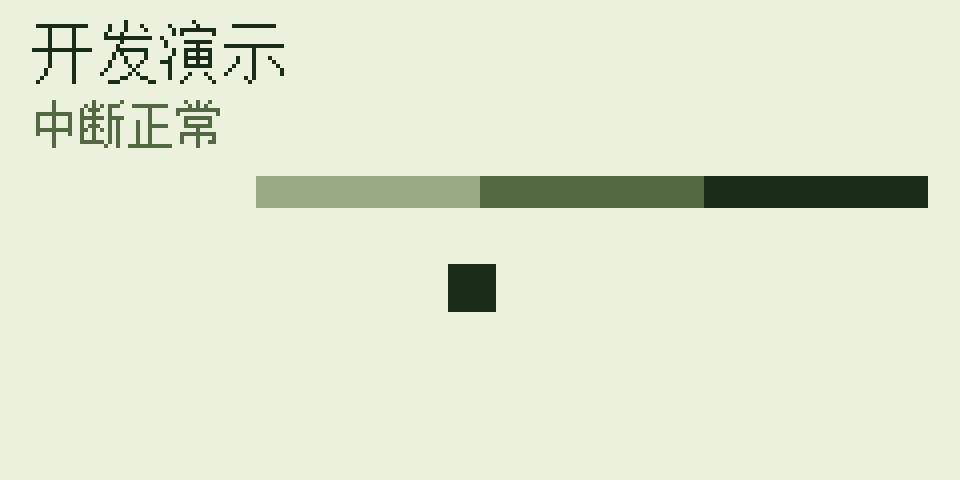
#> input picture validation/hello.png, 960 x 480 px
$ python convert_icon.py ../validation/hello.png
#> lines starting #> are read from the running program, lines starting #| are printed output that depends on the picture
"""Convert a PNG to a BBK7980 icon; optionally preview the visible 32x24 area."""
from pathlib import Path
import argparse

WIDTH = 32
VISIBLE_HEIGHT = 24
STORED_HEIGHT = 32
ICON_BYTES = WIDTH * STORED_HEIGHT // 4


def pillow():
    try:
        from PIL import Image, ImageOps
    except ImportError as exc:
        raise RuntimeError('PNG icons/previews require Pillow: python -m pip install -r requirements-images.txt') from exc
    return Image, ImageOps


def png_icon(path):
    """Fit the whole picture inside the visible area; do not crop its bottom."""
    Image, ImageOps = pillow()
    with Image.open(path) as source:
#> source is the input picture: PIL image 960x480 RGB; mean R, G, B 224.4, 231.3, 209.6
        if source.format != 'PNG':
            raise ValueError('Expected a PNG image')
        rgba = ImageOps.exif_transpose(source).convert('RGBA')
        background = Image.new('RGBA', rgba.size, (255, 255, 255, 255))
#> background: PIL image 960x480 RGBA; every value is 255
        background.alpha_composite(rgba)
        gray = background.convert('L')
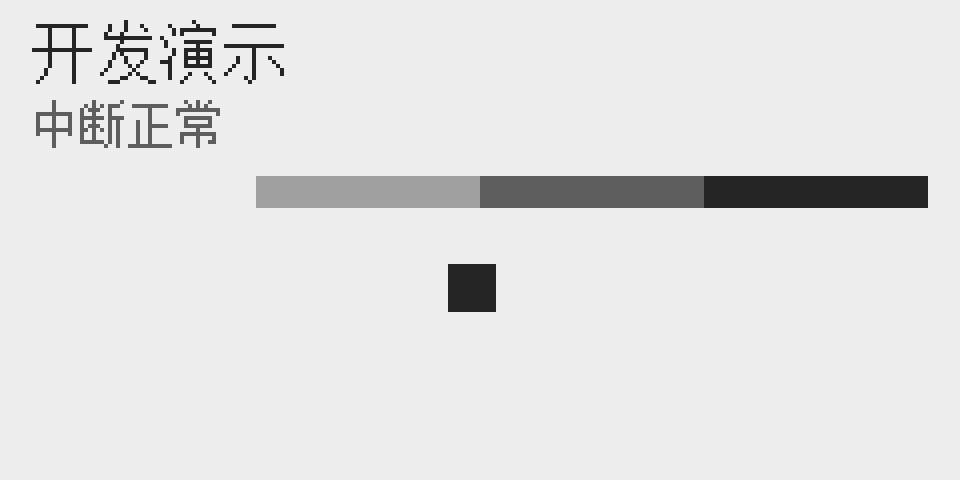
#> gray: PIL image 960x480 L; min 37, max 237, mean 227
    fitted = ImageOps.contain(gray, (WIDTH, VISIBLE_HEIGHT), method=Image.Resampling.LANCZOS)
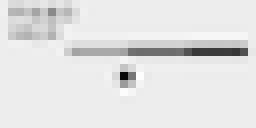
#> fitted: PIL image 32x16 L (shown 8 times larger); min 9, max 253, mean 226.9
    canvas = Image.new('L', (WIDTH, STORED_HEIGHT), 255)
#> canvas: PIL image 32x32 L; every value is 255
    canvas.paste(fitted, ((WIDTH - fitted.width) // 2, (VISIBLE_HEIGHT - fitted.height) // 2))
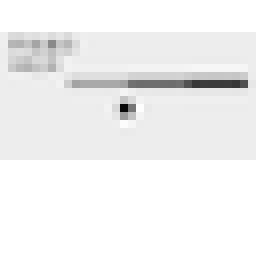
#> canvas: PIL image 32x32 L (shown 8 times larger); min 9, max 255, mean 241
    # Nearest of white/light-gray/dark-gray/black; deterministic, no dithering.
    pixels = bytes((255 - value + 42) // 85 for value in canvas.tobytes())
    return bytes(sum(pixels[i + j] << (6 - 2 * j) for j in range(4))
                 for i in range(0, len(pixels), 4))


def load_icon(path):
    path = Path(path)
    if path.suffix.lower() == '.png':
        return png_icon(path)
    data = path.read_bytes()
    if len(data) != ICON_BYTES:
        raise ValueError('Raw icon must be 256 bytes (32x32, packed 2bpp); PNG input must use .png')
    return data


def save_preview(data, path):
    Image, _ = pillow()
    if len(data) != ICON_BYTES:
        raise ValueError('Icon must be 256 bytes')
    pixels = bytes(255 - ((value >> shift) & 3) * 85
                   for value in data[:WIDTH * VISIBLE_HEIGHT // 4]
                   for shift in (6, 4, 2, 0))
    image = Image.frombytes('L', (WIDTH, VISIBLE_HEIGHT), pixels)
    image.save(path, format='PNG')


def main():
    parser = argparse.ArgumentParser(description=__doc__)
    parser.add_argument('input', type=Path, help='PNG image, or an existing 256-byte raw icon')
    parser.add_argument('-o', '--output', type=Path, help='Output .bin; defaults to INPUT with .bin suffix')
    parser.add_argument('--preview', type=Path, help='Also save a 32x24 grayscale PNG preview')
    args = parser.parse_args()
    output = args.output or args.input.with_suffix('.bin')
    paths = [args.input.resolve(), output.resolve()]
    if args.preview:
        paths.append(args.preview.resolve())
    if len(set(paths)) != len(paths):
        parser.error('Input, output and preview must be different files')
    try:
        data = load_icon(args.input)
        output.parent.mkdir(parents=True, exist_ok=True)
        if args.preview:
            args.preview.parent.mkdir(parents=True, exist_ok=True)
            save_preview(data, args.preview)
        output.write_bytes(data)
    except (OSError, ValueError, RuntimeError) as exc:
        parser.exit(1, f'Error: {exc}\n')
    print(f'{output}: {len(data)} bytes; desktop visible area 32x24')
#| ../validation/hello.bin: 256 bytes; desktop visible area 32x24
    if args.preview:
        print(f'Preview: {args.preview}')


if __name__ == '__main__':
    main()

$ run again, on validation/minesweeper-won.png
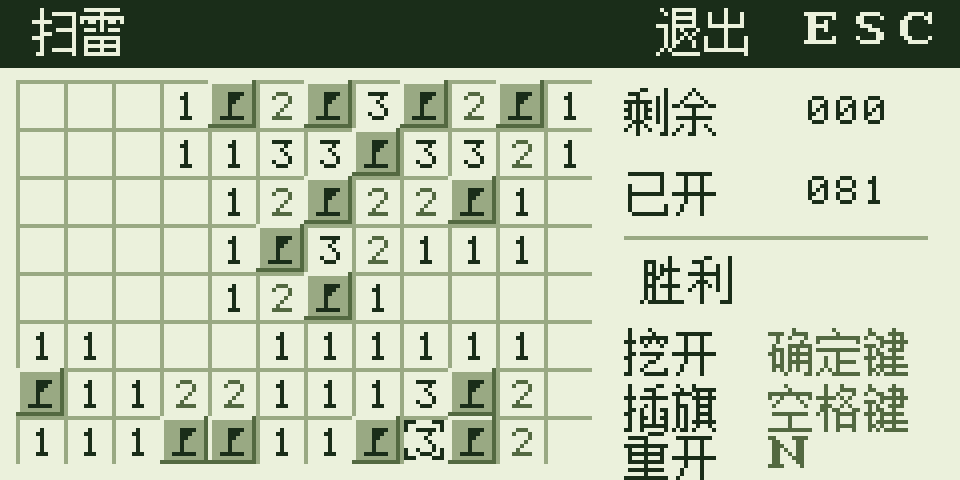
#> input picture validation/minesweeper-won.png, 960 x 480 px
#> in png_icon, source is the input picture: PIL image 960x480 RGB; mean R, G, B 183.6, 193.6, 170.3
#> background: PIL image 960x480 RGBA; every value is 255
#> in png_icon, `gray = background.convert('L')`:
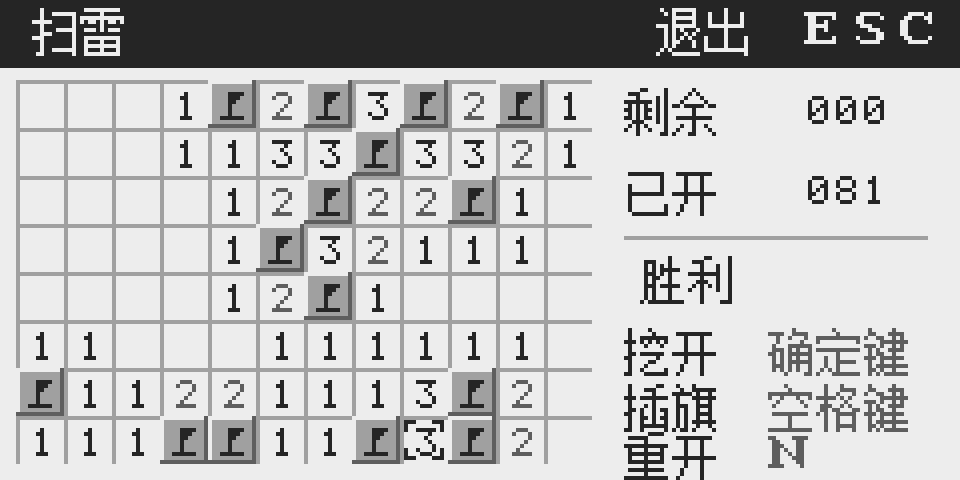
#> gray: PIL image 960x480 L; min 37, max 237, mean 188.1
#> in png_icon, `canvas.paste(fitted, ((WIDTH - fitted.width) // 2, (VISIBLE_HEIGHT - f..`:
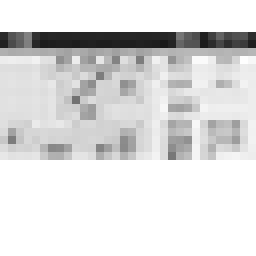
#> canvas: PIL image 32x32 L (shown 8 times larger); min 26, max 255, mean 221.5
#| ../validation/minesweeper-won.bin: 256 bytes; desktop visible area 32x24
